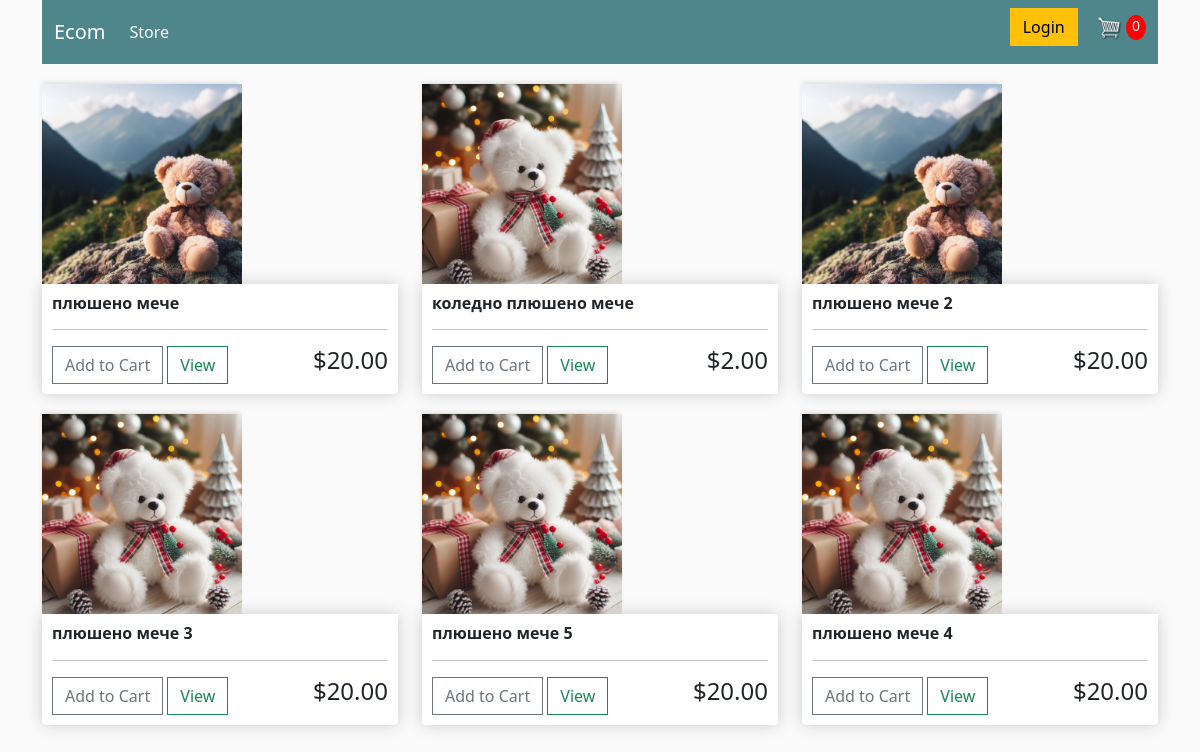
The page / on the database its author committed.
### boards/models.py (models this page shows, shortened)
class Product(models.Model):
    name=models.CharField(max_length=200, null=True)
    price=models.FloatField()
    digital=models.BooleanField(default=False, null=True, blank=False)
    image=models.ImageField(null=True,)

### boards/views.py (the view)
# urls.py: path('', views.store, name='store'),
def store(request):
    products=Product.objects.all()
    context={'products':products}
    return render(request,'store/store.html', context)

### boards/templates/store/store.html (shortened to what this page needs)
{%extends 'store/main.html'%}
{%load static %}
{%block content%}
    <div class="row">
        {%for product in products%}
        <div class='col-lg-4'>
            <img class="thumbnail" src="{{product.image.url}}">
            <div class="box-element product">
                <h6><strong>{{product.name}}</strong></h6>
                <hr>
                <button class="btn btn-outline-secondary add-btn">Add to Cart</button>
                <a class="btn btn-outline-success" href='#'>View</a>
                <h4 style="display: inline-block; float:right">${{product.price|floatformat:2}}</h4>
            </div>
        </div>
        {%endfor%}
    </div>
{%endblock content%}

### boards/templates/store/main.html (shortened to what this page needs)
<!DOCTYPE html>
{%load static%}
<html>
<head>
    <link href="https://cdn.jsdelivr.net/npm/bootstrap@5.3.3/dist/css/bootstrap.min.css" rel="stylesheet">
    <link rel='stylesheet' type='text/css' href="{%static "css/3 copy.css" %}">
</head>
<body>
    <div class="container">
        <nav class="navbar navbar-expand-lg  navbar-dark bg-dark">
            <div class="container-fluid">
              <a class="navbar-brand" href="{% url 'store'%}">Ecom</a>
              <div class="collapse navbar-collapse" id="navbarSupportedContent">
                <ul class="navbar-nav me-auto mb-2 mb-lg-0">
                  <li class="nav-item">
                    <a class="nav-link active" aria-current="page" href="{% url 'store'%}">Store</a>
                  </li>
                </ul>
                <div class="form-inline my-2 my-lg-0">
                    <a href="#"class="btn btn-warning">Login</a>
                    <a href="{%url 'cart'%}"><img id="cart-icon" src={%static "images/cart.png"%}></a>
                    <p id="cart-total">0</p>
              </div>
            </div>
          </nav>
        {%block content%}
        {%endblock content%}
    </div>
</body>
</html>

### static/css/3 copy.css (style rules this page uses)
body { background-color: hsl(0,0%,98% ); }
h1,h2,h3,h4,h5,h6 { color:hsl(0,0% 30%); }
.box-element { box-shadow: hsl(0,0%, 80%)0 0 16px; background-color: #fff; border-radius: 4px; padding:10px; }
.thumbnail { width:100%px; height:200px; -webkit-box-shadow: -1px -3px 5px -2px rgba(214,214,214,1); -moz-box-shadow: -1px -3px 5px -2px rgba(214,214,214,1); box-shadow: -1px -3px 5px -2px rgba(214,214,214,1); }
.product { border-radius: 0 0 4px 4px; }
.bg-dark { background-color:#4f868c!important; }
#cart-icon { width:25px; display:inline-block; margin-left:15px; }
#cart-total { display:inline-block; text-align:center; color:#fff; background-color:red; width: 20px; height:25px; border-radius:50%; font-size:14px; }
.col-lg-4, .col-lg-6, .col-lg-8, .col-lg-12 { margin-top:20px; }
.btn { border-radius:0; }

### rows shown on the page
Product: image (picture), name "плюшено мече", price "20.00"
Product: image (picture), name "коледно плюшено мече", price "2.00"
Product: image (picture), name "плюшено мече 2", price "20.00"
Product: image (picture), name "плюшено мече 3", price "20.00"
Product: image (picture), name "плюшено мече 5", price "20.00"
Product: image (picture), name "плюшено мече 4", price "20.00"
